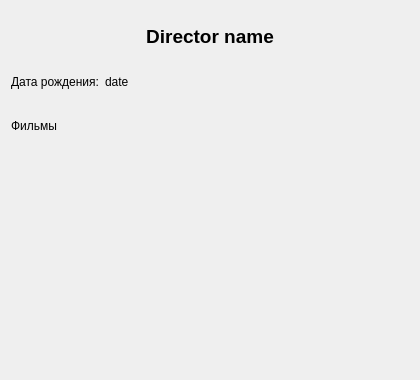
<?xml version="1.0" encoding="UTF-8"?>
<ui version="4.0">
 <class>DirectorView</class>
 <widget class="QDialog" name="DirectorView">
  <property name="geometry">
   <rect>
    <x>0</x>
    <y>0</y>
    <width>420</width>
    <height>380</height>
   </rect>
  </property>
  <property name="minimumSize">
   <size>
    <width>420</width>
    <height>380</height>
   </size>
  </property>
  <property name="windowTitle">
   <string>Dialog</string>
  </property>
  <layout class="QGridLayout" name="gridLayout">
   <item row="1" column="0">
    <widget class="QLabel" name="bdayLabel">
     <property name="maximumSize">
      <size>
       <width>16777215</width>
       <height>30</height>
      </size>
     </property>
     <property name="text">
      <string>Дата рождения:</string>
     </property>
    </widget>
   </item>
   <item row="1" column="1">
    <widget class="QLabel" name="birthdayLabel">
     <property name="text">
      <string>date</string>
     </property>
    </widget>
   </item>
   <item row="2" column="0">
    <widget class="QLabel" name="filmsLabel">
     <property name="maximumSize">
      <size>
       <width>16777215</width>
       <height>30</height>
      </size>
     </property>
     <property name="text">
      <string>Фильмы</string>
     </property>
     <property name="alignment">
      <set>Qt::AlignBottom|Qt::AlignLeading|Qt::AlignLeft</set>
     </property>
    </widget>
   </item>
   <item row="1" column="2">
    <spacer name="horizontalSpacer">
     <property name="orientation">
      <enum>Qt::Horizontal</enum>
     </property>
     <property name="sizeHint" stdset="0">
      <size>
       <width>40</width>
       <height>20</height>
      </size>
     </property>
    </spacer>
   </item>
   <item row="0" column="0" colspan="3">
    <widget class="QLabel" name="nameLabel">
     <property name="maximumSize">
      <size>
       <width>16777215</width>
       <height>50</height>
      </size>
     </property>
     <property name="font">
      <font>
       <pointsize>14</pointsize>
       <bold>true</bold>
      </font>
     </property>
     <property name="text">
      <string>Director name</string>
     </property>
     <property name="alignment">
      <set>Qt::AlignCenter</set>
     </property>
    </widget>
   </item>
   <item row="3" column="0" colspan="3">
    <widget class="QWidget" name="filmsWidget" native="true">
     <layout class="QVBoxLayout" name="filmsLayout">
      <property name="leftMargin">
       <number>0</number>
      </property>
      <property name="topMargin">
       <number>0</number>
      </property>
      <property name="rightMargin">
       <number>0</number>
      </property>
      <property name="bottomMargin">
       <number>0</number>
      </property>
     </layout>
    </widget>
   </item>
  </layout>
 </widget>
 <resources/>
 <connections/>
</ui>
